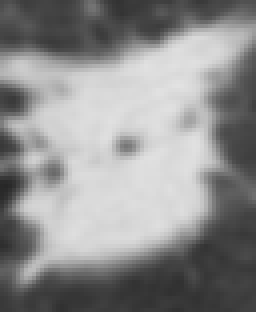
#> input picture RegionGrow/3.bmp, 64 x 78 px (shown 4 times larger)
$ python reseg.py   (older library calls are emulated)
#> lines starting #> are read from the running program, lines starting #| are printed output that depends on the picture; after the words box and inside, x2 and y2 are one past the last pixel; in counts of white or black regions, pixels touching at a corner belong together
#> further down, img is the input picture: shape (78, 64, 3); min 39, max 226, mean 142.3
# -*- coding: utf-8 -*-
import numpy as np
import math
from scipy import misc

#Since PyInstaller seems doesn't support matplot, comment them first
import matplotlib.pyplot as plt
import matplotlib.cm as cm
def showImg(img):
	'''
	Create a figure displaying the image
	'''
	plt.imshow(img,cmap=cm.gray)
	plt.show()

class RegionGrow():
	def __init__(self):
		pass

	def boundshr(self,I):
		'''
		Make Bound shringe to the image
		'''
		(m,n)=I.shape
		return I[1:m-1,1:n-1].copy()

	def boundaryExpand(self,Image):
		pass

	def nor1(self,X):
		'''
		Normalize an image
		'''
		#if X.dtype == np.dtype('uint8'):
			#return X
		if X.max()<= pow(10,-6):
			print("All points are black,fail.")
			return None
		Y=np.double(X) / float(X.max()) * 255.0
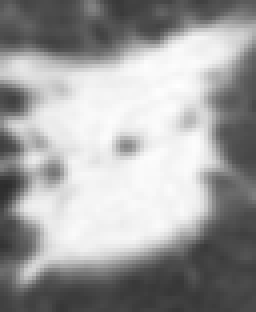
#> Y: shape (78, 64) float64 (shown 4 times larger); min 44, max 255, mean 160.6
		return Y

	def getRegionGrowImage(self,I,position,thres=60):
		'''
		Generate region grow image,default threshold is 60
		when threshold is small,the image is sharp and has less white
		when threshold is big,most region will be reserved.
		'''
		return self._region_gorw(I,position,thres)

	def boundex(self,I,threshold):
#> called with threshold = 60
		(m,n)=I.shape
#> m = 78; n = 64
		result = np.zeros((m+2,n+2))
		result[1:m+1,1:n+1]=I.copy()
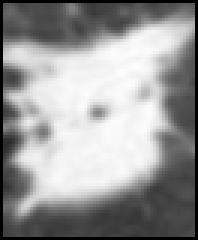
#> result: shape (80, 66) float64 (shown 3 times larger); min 0, max 255, mean 151.8

		result[1:m,0] =2 * threshold #* np.ones((m-1,1)) #+result[1:m,0]
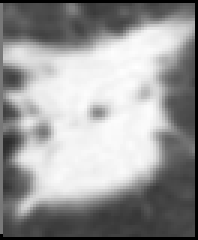
#> result: shape (80, 66) float64 (shown 3 times larger); 1.46% of pixels changed, all inside (x1, y1, x2, y2) = (0, 1, 1, 78)
		result[1:m,n+1]=2 * threshold #* np.ones((m-1,1)) #+ result[1:m,m+1]
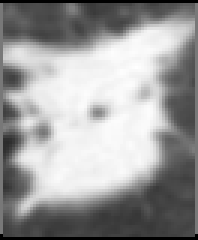
#> result: shape (80, 66) float64 (shown 3 times larger); 1.46% of pixels changed, all inside (x1, y1, x2, y2) = (65, 1, 66, 78)
		result[0,1:n] = 2 * threshold #* np.ones((1,n-1)) #+ result[0,1:n]
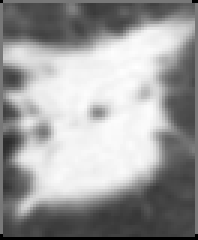
#> result: shape (80, 66) float64 (shown 3 times larger); 1.19% of pixels changed, all inside (x1, y1, x2, y2) = (1, 0, 64, 1)
		result[m+1,1:n] = 2 * threshold #* np.ones((1,n-1)) #+ result[m+1,1:n]
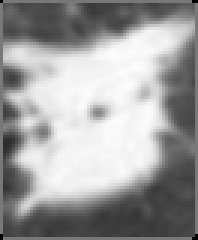
#> result: shape (80, 66) float64 (shown 3 times larger); 1.19% of pixels changed, all inside (x1, y1, x2, y2) = (1, 79, 64, 80)
		return result

	def _region_gorw(self,I,position,thres=60):
		'''
		Region Growing Algorithm
		I : input image
		position: selected seed position
		thres:threshold of this algorithm
		'''
		assert len(I.shape) == 2
		Itermax=500000
		threshold=thres#%输入阈值，1~255之间的整数
		flag=1#%have taken the pixel?
		I=self.nor1(I)
		boundexI = self.boundex(I,thres)
		#I = norshow(boundexI)
		I=boundexI/np.max(boundexI)*255

		print(I.shape)
#| (80, 66)
		print(I[0,1])
#| 120.0
		I1 = np.zeros(I.shape)

		xp,yp = 0,0
		if flag:
			#Change the pos because we use diff coordinate system
			xp = round(position[1])
			yp = round(position[0])
			flag = 0
		seedrec=[xp,yp]
#> (the run stopped early here; a loop or call above may not have finished)
